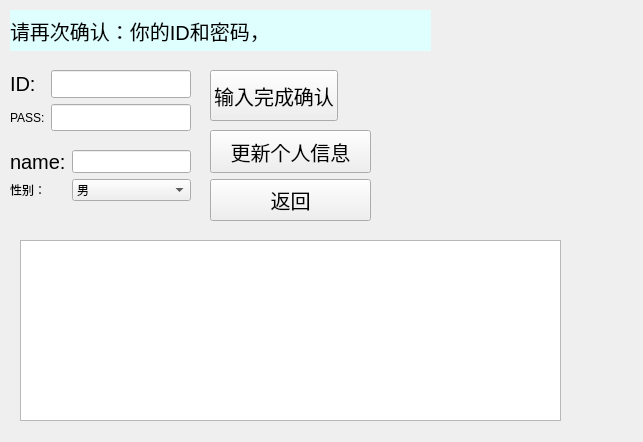
<?xml version="1.0" encoding="UTF-8"?>
<ui version="4.0">
 <class>StudentMember</class>
 <widget class="QWidget" name="StudentMember">
  <property name="geometry">
   <rect>
    <x>0</x>
    <y>0</y>
    <width>643</width>
    <height>442</height>
   </rect>
  </property>
  <property name="windowTitle">
   <string>Form</string>
  </property>
  <widget class="QPushButton" name="eneterBtn">
   <property name="geometry">
    <rect>
     <x>351</x>
     <y>464</y>
     <width>141</width>
     <height>41</height>
    </rect>
   </property>
   <property name="sizePolicy">
    <sizepolicy hsizetype="Minimum" vsizetype="Minimum">
     <horstretch>0</horstretch>
     <verstretch>0</verstretch>
    </sizepolicy>
   </property>
   <property name="font">
    <font>
     <pointsize>15</pointsize>
    </font>
   </property>
   <property name="text">
    <string>确认点击更新</string>
   </property>
  </widget>
  <widget class="QPushButton" name="checkBtn">
   <property name="geometry">
    <rect>
     <x>210</x>
     <y>70</y>
     <width>128</width>
     <height>51</height>
    </rect>
   </property>
   <property name="sizePolicy">
    <sizepolicy hsizetype="Minimum" vsizetype="Minimum">
     <horstretch>0</horstretch>
     <verstretch>0</verstretch>
    </sizepolicy>
   </property>
   <property name="font">
    <font>
     <pointsize>15</pointsize>
    </font>
   </property>
   <property name="text">
    <string>输入完成确认</string>
   </property>
  </widget>
  <widget class="QLabel" name="label">
   <property name="geometry">
    <rect>
     <x>10</x>
     <y>10</y>
     <width>421</width>
     <height>41</height>
    </rect>
   </property>
   <property name="font">
    <font>
     <pointsize>15</pointsize>
    </font>
   </property>
   <property name="styleSheet">
    <string notr="true">background-color: rgb(222, 255, 254);</string>
   </property>
   <property name="text">
    <string>请再次确认：你的ID和密码，</string>
   </property>
  </widget>
  <widget class="QTableView" name="tableView">
   <property name="geometry">
    <rect>
     <x>20</x>
     <y>240</y>
     <width>541</width>
     <height>181</height>
    </rect>
   </property>
  </widget>
  <widget class="QWidget" name="">
   <property name="geometry">
    <rect>
     <x>10</x>
     <y>70</y>
     <width>181</width>
     <height>61</height>
    </rect>
   </property>
   <layout class="QGridLayout" name="gridLayout">
    <item row="0" column="0">
     <widget class="QLabel" name="label_8">
      <property name="font">
       <font>
        <pointsize>15</pointsize>
       </font>
      </property>
      <property name="text">
       <string>ID:</string>
      </property>
     </widget>
    </item>
    <item row="0" column="1">
     <widget class="QLineEdit" name="updataIDeEdit">
      <property name="sizePolicy">
       <sizepolicy hsizetype="Expanding" vsizetype="Minimum">
        <horstretch>0</horstretch>
        <verstretch>0</verstretch>
       </sizepolicy>
      </property>
     </widget>
    </item>
    <item row="1" column="0">
     <widget class="QLabel" name="label_12">
      <property name="text">
       <string>PASS:</string>
      </property>
     </widget>
    </item>
    <item row="1" column="1">
     <widget class="QLineEdit" name="updataPasseEdit">
      <property name="sizePolicy">
       <sizepolicy hsizetype="Expanding" vsizetype="Minimum">
        <horstretch>0</horstretch>
        <verstretch>0</verstretch>
       </sizepolicy>
      </property>
     </widget>
    </item>
   </layout>
  </widget>
  <widget class="QWidget" name="">
   <property name="geometry">
    <rect>
     <x>10</x>
     <y>150</y>
     <width>181</width>
     <height>51</height>
    </rect>
   </property>
   <layout class="QGridLayout" name="gridLayout_2">
    <item row="0" column="0">
     <widget class="QLabel" name="label_9">
      <property name="font">
       <font>
        <pointsize>15</pointsize>
       </font>
      </property>
      <property name="text">
       <string>name:</string>
      </property>
     </widget>
    </item>
    <item row="0" column="1">
     <widget class="QLineEdit" name="updataNameEdit">
      <property name="sizePolicy">
       <sizepolicy hsizetype="Expanding" vsizetype="Minimum">
        <horstretch>0</horstretch>
        <verstretch>0</verstretch>
       </sizepolicy>
      </property>
     </widget>
    </item>
    <item row="1" column="0">
     <widget class="QLabel" name="label_11">
      <property name="text">
       <string>性别：</string>
      </property>
     </widget>
    </item>
    <item row="1" column="1">
     <widget class="QComboBox" name="updataSexComboBox">
      <property name="sizePolicy">
       <sizepolicy hsizetype="Preferred" vsizetype="Minimum">
        <horstretch>0</horstretch>
        <verstretch>0</verstretch>
       </sizepolicy>
      </property>
      <item>
       <property name="text">
        <string>男</string>
       </property>
      </item>
      <item>
       <property name="text">
        <string>女</string>
       </property>
      </item>
     </widget>
    </item>
   </layout>
  </widget>
  <widget class="QWidget" name="">
   <property name="geometry">
    <rect>
     <x>210</x>
     <y>130</y>
     <width>161</width>
     <height>91</height>
    </rect>
   </property>
   <layout class="QVBoxLayout" name="verticalLayout">
    <item>
     <widget class="QPushButton" name="updateBtn">
      <property name="sizePolicy">
       <sizepolicy hsizetype="Minimum" vsizetype="Minimum">
        <horstretch>0</horstretch>
        <verstretch>0</verstretch>
       </sizepolicy>
      </property>
      <property name="font">
       <font>
        <pointsize>15</pointsize>
       </font>
      </property>
      <property name="text">
       <string>更新个人信息</string>
      </property>
     </widget>
    </item>
    <item>
     <widget class="QPushButton" name="returnBtn">
      <property name="sizePolicy">
       <sizepolicy hsizetype="Minimum" vsizetype="Minimum">
        <horstretch>0</horstretch>
        <verstretch>0</verstretch>
       </sizepolicy>
      </property>
      <property name="font">
       <font>
        <pointsize>15</pointsize>
       </font>
      </property>
      <property name="text">
       <string>返回</string>
      </property>
     </widget>
    </item>
   </layout>
  </widget>
 </widget>
 <resources/>
 <connections/>
</ui>
